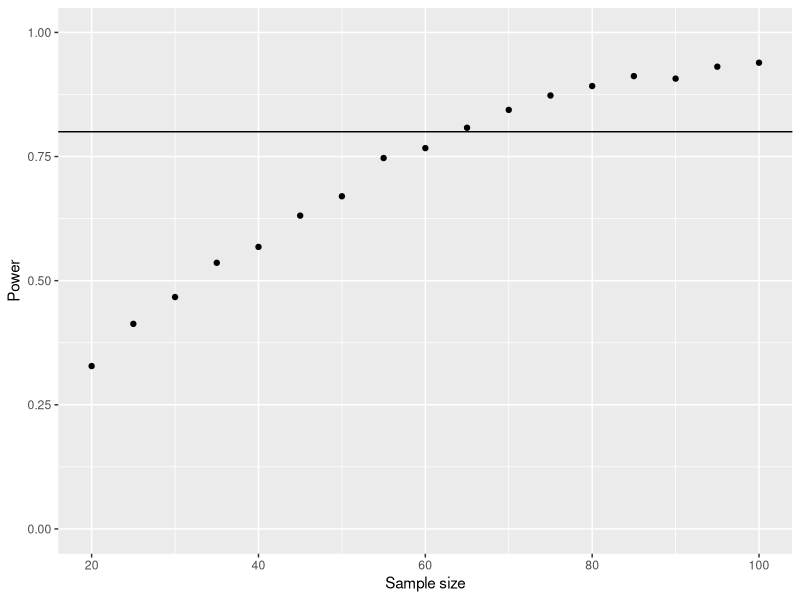

Generate this figure with R:
library(ggplot2)

#########################################
###  Function to calculate power for a t test
###
###  Create a function to simulate two normal populations n times,
###  run a t test, and return the estimated power for that combination
###  of parameters.
###  Arguments:  sample size, number of repetitions, mean of first population
###              mean of second population, and common standard deviation
###  Return:     estimated power for the generated sample and criteria
###

t.power.sim = function(n, n.reps=1000, mean.1=0.0, mean.2=2.5, sd.common=1.0) {
  p.vals = rep(0,n.reps)

  for (i in 1:n.reps) {
    group.1 = rnorm(n=n, mean=mean.1, sd=sd.common)
    group.2 = rnorm(n=n, mean=mean.2, sd=sd.common)
    p.vals[i] = t.test(group.1, group.2)$p.value
  }
  power = sum(p.vals < .05)/n.reps
  return(power)
}

###  Ilustrate usage simulating multiple sample sizes

#  Zero the list of estimated powers
power.array <- NULL

#  Create a vector of sample sizes for which we want to estimate the power
sample.sizes <- seq.int(20, 100, 5)

#  Loop over the sample sizes and estimate power for each
for (n in sample.sizes) {
    tmp.power <- t.power.sim(n=n, n.reps=1000, mean.2=2.5, sd.common=5.0)
    power.array <- c(power.array, tmp.power)
}

#  Join power.list and sample.sizes into a data frame
power.dat <- data.frame(n=sample.sizes, power=power.array)

#  Print the values in a table
writeLines(c(
"\n\n",
"Table of values from the power calculation using the for loop",
"=============================================================",
capture.output(print(power.dat)),
"=============================================================\n\n"),
"test.out", sep="\n")

#  It is quite common to plot the power against the sample size
#  Power >= .80 is usually considered 'good'
pdf("power.pdf", height=4, width=4)
power.graph = ggplot(power.dat, aes(x=n, y=power)) + geom_point()
power.graph = power.graph + scale_x_continuous("Sample size", limits=c(20,100))
power.graph = power.graph + scale_y_continuous("Power", limits=c(0,1))
power.graph = power.graph + geom_hline(yintercept=0.8, linetype="solid")
power.graph
dev.off()

